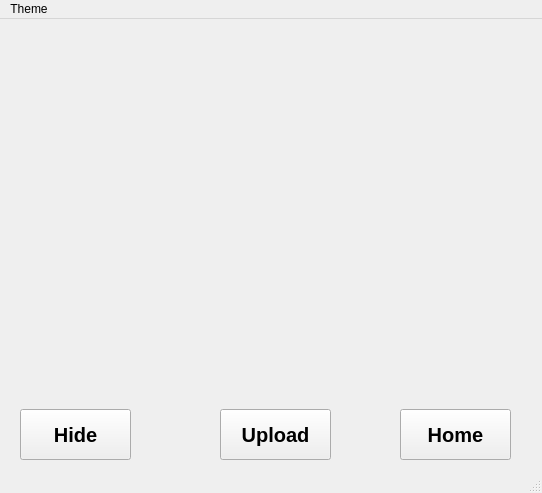
<?xml version="1.0" encoding="UTF-8"?>
<ui version="4.0">
 <class>imageWindow</class>
 <widget class="QMainWindow" name="imageWindow">
  <property name="geometry">
   <rect>
    <x>0</x>
    <y>0</y>
    <width>542</width>
    <height>493</height>
   </rect>
  </property>
  <property name="windowTitle">
   <string>Syre Villa - Image Viewer</string>
  </property>
  <widget class="QWidget" name="centralwidget">
   <widget class="QLabel" name="imageLabel">
    <property name="geometry">
     <rect>
      <x>0</x>
      <y>0</y>
      <width>541</width>
      <height>371</height>
     </rect>
    </property>
    <property name="text">
     <string/>
    </property>
    <property name="scaledContents">
     <bool>true</bool>
    </property>
    <property name="alignment">
     <set>Qt::AlignCenter</set>
    </property>
   </widget>
   <widget class="QPushButton" name="imageBackButton">
    <property name="geometry">
     <rect>
      <x>20</x>
      <y>390</y>
      <width>111</width>
      <height>51</height>
     </rect>
    </property>
    <property name="font">
     <font>
      <pointsize>15</pointsize>
      <weight>75</weight>
      <bold>true</bold>
     </font>
    </property>
    <property name="text">
     <string>Hide</string>
    </property>
   </widget>
   <widget class="QPushButton" name="uploadButton">
    <property name="geometry">
     <rect>
      <x>220</x>
      <y>390</y>
      <width>111</width>
      <height>51</height>
     </rect>
    </property>
    <property name="font">
     <font>
      <pointsize>15</pointsize>
      <weight>75</weight>
      <bold>true</bold>
     </font>
    </property>
    <property name="text">
     <string>Upload</string>
    </property>
   </widget>
   <widget class="QPushButton" name="imageHomeButton">
    <property name="geometry">
     <rect>
      <x>400</x>
      <y>390</y>
      <width>111</width>
      <height>51</height>
     </rect>
    </property>
    <property name="font">
     <font>
      <family>MS Shell Dlg 2</family>
      <pointsize>15</pointsize>
      <weight>75</weight>
      <bold>true</bold>
     </font>
    </property>
    <property name="text">
     <string>Home</string>
    </property>
   </widget>
  </widget>
  <widget class="QMenuBar" name="menubar">
   <property name="geometry">
    <rect>
     <x>0</x>
     <y>0</y>
     <width>542</width>
     <height>21</height>
    </rect>
   </property>
   <widget class="QMenu" name="menuTheme">
    <property name="title">
     <string>Theme</string>
    </property>
    <addaction name="actionRed"/>
    <addaction name="actionBlue"/>
    <addaction name="actionPink"/>
   </widget>
   <addaction name="menuTheme"/>
  </widget>
  <widget class="QStatusBar" name="statusbar"/>
  <action name="actionRed">
   <property name="text">
    <string>Red</string>
   </property>
  </action>
  <action name="actionBlue">
   <property name="text">
    <string>Blue</string>
   </property>
  </action>
  <action name="actionPink">
   <property name="text">
    <string>Pink</string>
   </property>
  </action>
 </widget>
 <resources/>
 <connections/>
</ui>
